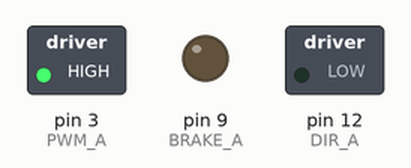
Recording of a sketch running on a simulated Arduino Uno, built with avr-gcc and run on an emulated ATmega328P. On the bench: switched loads named in the sketch (green lamp = pin HIGH), output pins drawn as LEDs (lit = HIGH).

Above: at 0.1 s.
At 20.1 s:
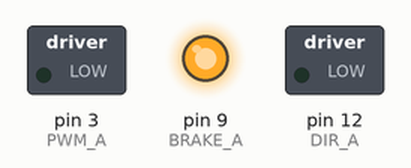
Timing chart, 0 to 21.6 s (numbered marks = the images above):
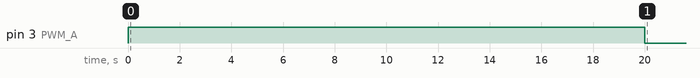

The sketch:

ArduinoMotorShieldDC.ino
```cpp
// Motorshield Input & Output: https://www.arduino.cc/en/Main/ArduinoMotorShieldR3
const int
PWM_A   = 3,
DIR_A   = 12,
BRAKE_A = 9,
SNS_A   = A0,

PWM_B   = 11,
DIR_B   = 13,
BRAKE_B = 8,
SNS_B   = A1;

int maxSpeed = 255;
int currentSpeed = 0;

void setup() {
  pinMode(BRAKE_A, OUTPUT);
  pinMode(DIR_A, OUTPUT);

  Serial.begin(9600);

  start();
  go(20000); // 200000 milliseconds
  slow();
  pause();
}

void loop() {
}

// go forward, gradually increase speed
void start () {
  digitalWrite(BRAKE_A, LOW); // brake: LOW = disable motor brake
  digitalWrite(DIR_A, LOW); // direction: HIGH = forward
  for (int i = 0; i <= maxSpeed; i++) {
    currentSpeed = i;
    goSpeed(currentSpeed);
  }
}

void go (int time) {
  goSpeed(currentSpeed);
  delay(time);
}

void slow () {
  while (currentSpeed>0) {
    currentSpeed--;
    goSpeed(currentSpeed);
  }
}

void goSpeed (int moveSpeed) {
  analogWrite(PWM_A, moveSpeed);
}

// brake
void pause() {
  digitalWrite(BRAKE_A, HIGH);
}
```
